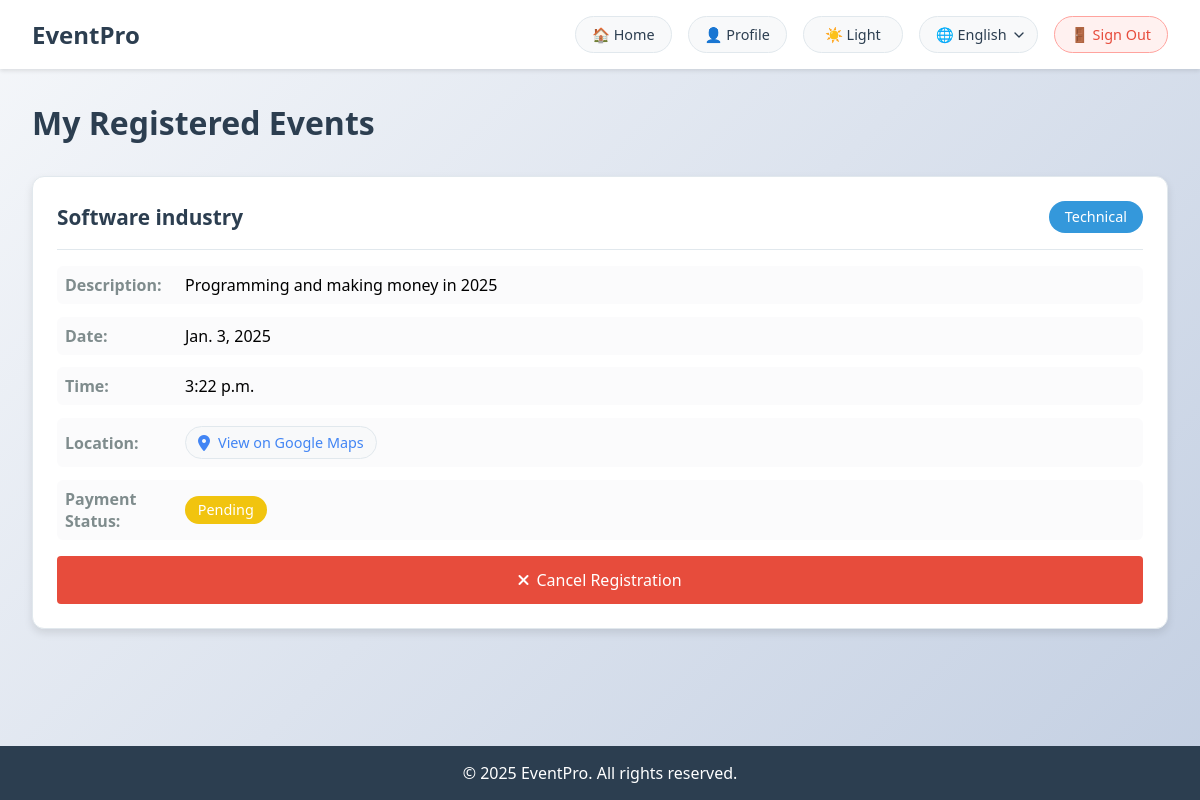
The app's page /User/ (signed in), older data.
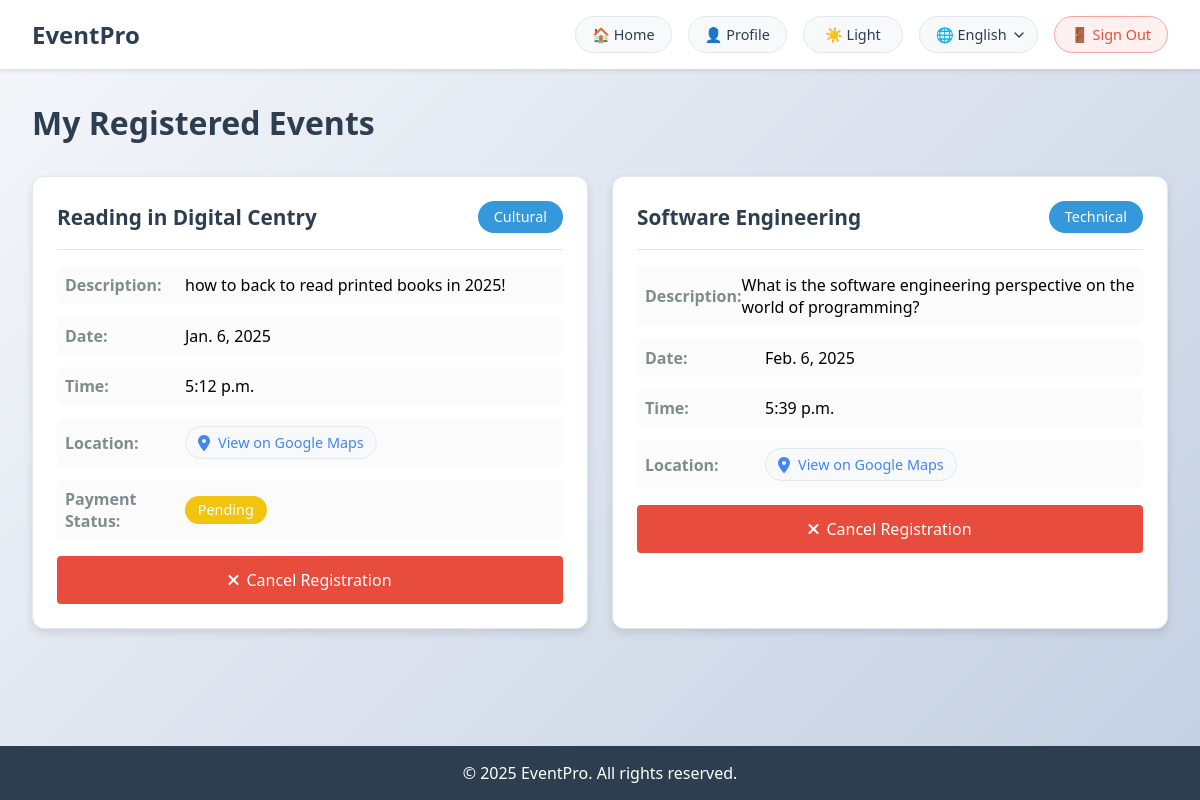
The same page, newer data.
### User_app/models.py (models this page shows, shortened)
class EventRegistration(models.Model):
    PAYMENT_METHODS = [
        ('credit_card', 'Credit Card'),
        ('debit_card', 'Debit Card'),
        ('cash', 'Cash'),
    ]
    event = models.ForeignKey(Event, on_delete=models.CASCADE)
    user = models.ForeignKey(User, on_delete=models.CASCADE)
    registration_data = models.JSONField()
    created_at = models.DateTimeField(auto_now_add=True)
    payment_method = models.CharField(
        max_length=20,
        choices=PAYMENT_METHODS,
        null=True,
        blank=True
    )
    payment_status = models.CharField(
        max_length=20,
        choices=[
            ('pending', 'Pending'),
            ('completed', 'Completed'),
            ('failed', 'Failed'),
            ('not_required', 'Not Required'),
        ],
        default='not_required'
    )
    class Meta:
        unique_together = ['event', 'user']

class Event(models.Model):
    EventID = models.AutoField(primary_key=True)
    EventType = models.CharField(max_length=50)
    EventTitle = models.CharField(max_length=70)
    EventDescription = models.TextField()
    EventDate = models.DateField()
    EventTime = models.TimeField()
    EventCost = models.CharField(max_length=20, default='Free')
    EventLocation = models.CharField(max_length=70)
    EventCapacity = models.PositiveIntegerField(null=True, blank=True)
    current_participants = models.PositiveIntegerField(default=0)
    form_configured = models.BooleanField(default=False)

### User_app/views.py (the view)
# urls.py: path('User/', views.EventPro_User, name='user_account'),
@login_required
def EventPro_User(request):
    try:
        user_registrations = EventRegistration.objects.filter(
            user=request.user
        ).select_related('event').order_by('-created_at')
        context = {
            'user': request.user,
            'registrations': user_registrations,
            'has_registrations': user_registrations.exists(),
            'fname': request.user.first_name
        }
        return render(request, 'Participant_Pages/MyAccount.html', context)
    except Exception as e:
        print(f"Error in EventPro_User view: {str(e)}")
        messages.error(request, "An error occurred while loading your account.")
        return redirect('home')

### User_app/templates/Participant_Pages/MyAccount.html (shortened to what this page needs)
<!DOCTYPE html>
{% load static %}
<html lang="en">
<head>
<link rel="stylesheet" href="https://cdnjs.cloudflare.com/ajax/libs/font-awesome/6.0.0/css/all.min.css">
</head>
<body>
    <nav class="nav-content">
        <span class="logo">EventPro</span>
        <div class="nav-links">
            <a href="{% url 'home' %}" class="nav-link">
            </a>
            <button id="userProfile" class="nav-btn" onclick="toggleProfile()">
            </button>
            <button id="darkMode" class="nav-btn theme-toggle" onclick="toggleDarkMode()">
                <span class="light-mode">
                </span>
            </button>
            <select id="language" class="nav-btn" onchange="changeLanguage(this.value)">
                <option value="en">🌐 English</option>
            </select>
            <a href="{% url 'signout' %}" class="nav-btn signout-btn">
            </a>
        </div>
    </nav>
    <main class="main-content">
        <h1 class="section-title">My Registered Events</h1>
        {% if has_registrations %}
            <div class="events-grid">
                {% for registration in registrations %}
                    <div class="event-card">
                        <div class="event-header">
                            <h3 class="event-title">{{ registration.event.EventTitle }}</h3>
                            <span class="event-badge">{{ registration.event.EventType }}</span>
                        </div>
                        <div class="event-info">
                            <div class="info-row">
                                <span class="info-label">Description:</span>
                                <span class="info-value">{{ registration.event.EventDescription }}</span>
                            </div>
                            <div class="info-row">
                                <span class="info-label">Date:</span>
                                <span class="info-value">{{ registration.event.EventDate }}</span>
                            </div>
                            <div class="info-row">
                                <span class="info-label">Time:</span>
                                <span class="info-value">{{ registration.event.EventTime }}</span>
                            </div>
                        <div class="info-row">
                            <span class="info-label">Location:</span>
                            <a href="{{registration.event.EventLocation}}"
                            target="_blank"
                            class="view-map-btn">
                                <i class="fas fa-map-marker-alt"></i>
                                View on Google Maps
                            </a>
                        </div>
                            {% if registration.event.EventCost != 'Free' %}
                                <div class="info-row">
                                    <span class="info-label">Payment Status:</span>
                                    <span class="status-badge {{ registration.payment_status }}">
                                        {{ registration.payment_status|title }}
                                    </span>
                                </div>
                            {% endif %}
                        </div>
                        <form method="POST" action="{% url 'cancel_registration' registration.id %}" class="cancel-form">
                            <button type="submit" class="cancel-btn" onclick="return confirm('Are you sure you want to cancel this registration?')">
                                <i class="fas fa-times"></i> Cancel Registration
                            </button>
                        </form>
                    </div>
                {% endfor %}
            </div>
        {% else %}
            <div class="no-events">
                <i class="fas fa-calendar-times"></i>
                <p>You haven't registered for any events yet.</p>
                <a href="{% url 'home' %}" class="browse-btn">Browse Events</a>
            </div>
        {% endif %}
    </main>
    <footer>
        <p>© 2025 EventPro. All rights reserved.</p>
    </footer>
</body>
</html>

Row changes from the older to the newer data that the page shows:
removed EventRegistration: event.EventTitle "Software industry", event.EventType "Technical", event.EventDescription "Programming and making money in 2025", event.EventDate "Jan. 3, 2025", event.EventTime "3:22 p.m.", payment_status "Pending"
added EventRegistration: event.EventTitle "Reading in Digital Centry", event.EventType "Cultural", event.EventDescription "how to back to read printed books in 2025!", event.EventDate "Jan. 6, 2025", event.EventTime "5:12 p.m.", payment_status "Pending"
added EventRegistration: event.EventTitle "Software Engineering", event.EventType "Technical", event.EventDescription "What is the software engineering perspective on the world of programming?", event.EventDate "Feb. 6, 2025", event.EventTime "5:39 p.m."
